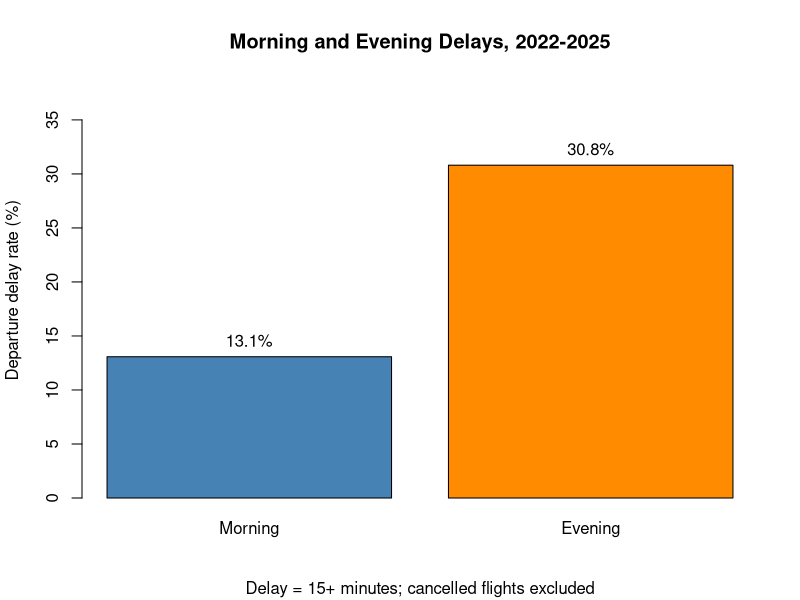
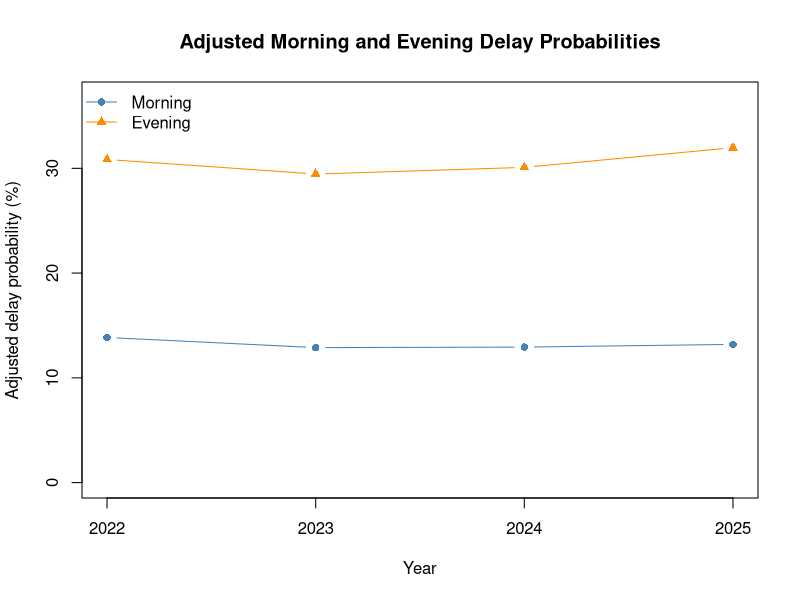
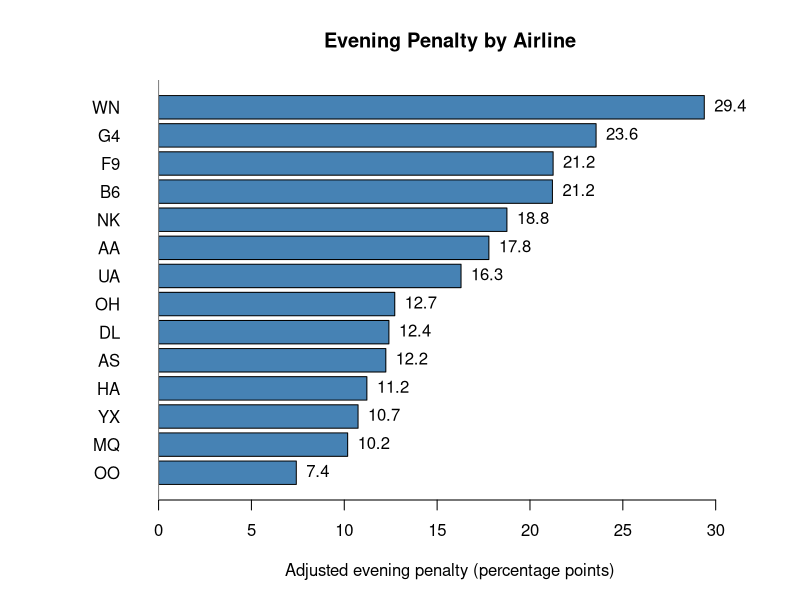
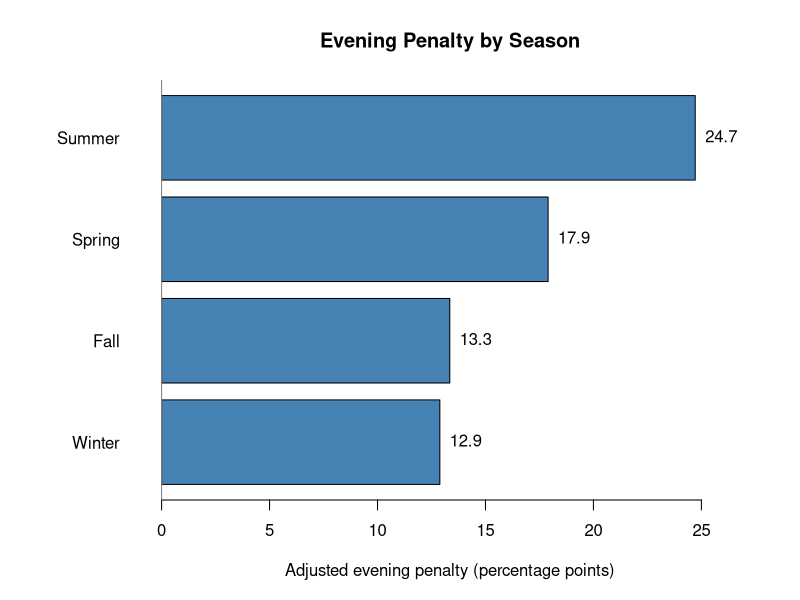
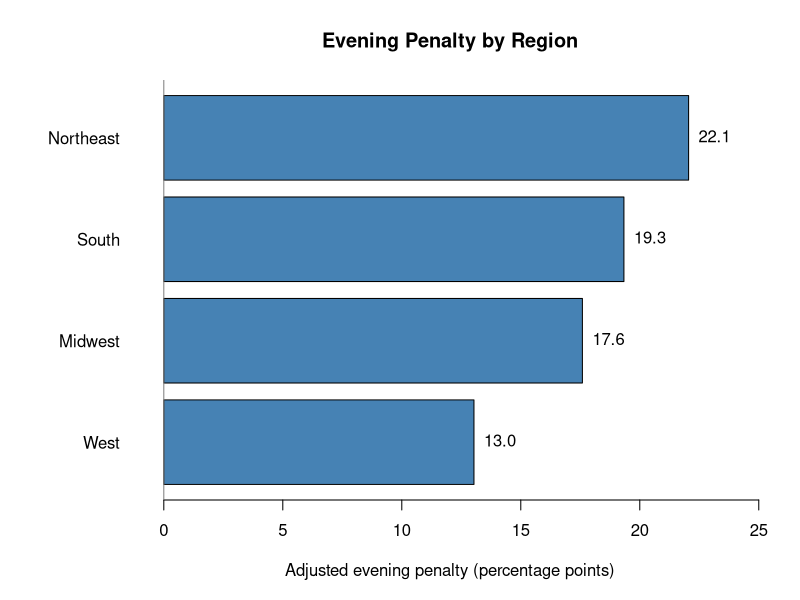

Write R code to recreate these figures, in order.
flights <- read.csv("summary-2022-2025.csv")
out <- "judy_statistical_analysis/results"
dir.create(out, recursive = TRUE, showWarnings = FALSE)

keys <- c("Year", "Airline", "Season", "Region", "TimeOfDay")
required <- c(keys, "TotalFlights", "DelayedFlights", "DelayRate")
stopifnot(all(required %in% names(flights)), nrow(flights) > 0)
stopifnot(!anyNA(flights[required]), !anyDuplicated(flights[keys]))
stopifnot(all(flights$TotalFlights > 0))
stopifnot(all(flights$TotalFlights == floor(flights$TotalFlights)))
stopifnot(all(flights$DelayedFlights == floor(flights$DelayedFlights)))
stopifnot(all(flights$DelayedFlights >= 0))
stopifnot(all(flights$DelayedFlights <= flights$TotalFlights))
stopifnot(all(flights$TimeOfDay %in% c("Morning", "Evening")))
stopifnot(max(abs(flights$DelayRate - flights$DelayedFlights / flights$TotalFlights)) < 1e-10)

flights$TimeOfDay <- factor(flights$TimeOfDay, levels = c("Morning", "Evening"))
flights$Airline <- factor(flights$Airline)
flights$Season <- factor(flights$Season, levels = c("Spring", "Summer", "Fall", "Winter"))
flights$Region <- factor(flights$Region, levels = c("Midwest", "Northeast", "South", "West"))
flights$Year <- factor(flights$Year)
stopifnot(!anyNA(flights[keys]))
flights$NotDelayedFlights <- flights$TotalFlights - flights$DelayedFlights

overall <- aggregate(cbind(TotalFlights, DelayedFlights) ~ TimeOfDay, flights, sum)
overall <- overall[match(c("Morning", "Evening"), overall$TimeOfDay), ]
overall$DelayRate <- overall$DelayedFlights / overall$TotalFlights
overall$DelayPercent <- 100 * overall$DelayRate
write.csv(overall, file.path(out, "overall_delay_rates.csv"), row.names = FALSE)

cat("Groups:", nrow(flights), "\nIncluded flights:", sum(flights$TotalFlights), "\n")
print(overall, row.names = FALSE)
cat("Overall evening penalty:", diff(overall$DelayPercent), "percentage points\n")

pdf(file.path(out, "overall_delay_rates.pdf"), width = 7, height = 5)
bars <- barplot(overall$DelayPercent, names.arg = overall$TimeOfDay,
                col = c("steelblue", "darkorange"), ylim = c(0, max(overall$DelayPercent) * 1.25),
                ylab = "Departure delay rate (%)", main = "Morning and Evening Delays, 2022-2025",
                sub = "Delay = 15+ minutes; cancelled flights excluded")
text(bars, overall$DelayPercent, labels = sprintf("%.1f%%", overall$DelayPercent), pos = 3)
dev.off()

model_main <- glm(
  cbind(DelayedFlights, NotDelayedFlights) ~ TimeOfDay + Airline + Season + Region + Year,
  family = binomial, data = flights
)
model_main_quasi <- update(model_main, family = quasibinomial)
model_interaction <- update(model_main_quasi, . ~ . + TimeOfDay:(Airline + Season + Region))
model_year <- update(model_interaction, . ~ . + TimeOfDay:Year)

comparison <- anova(model_main_quasi, model_interaction, test = "F")
interaction_tests <- drop1(model_interaction, test = "F")
year_test <- anova(model_interaction, model_year, test = "F")
final_tests <- drop1(model_year, test = "F")

models <- list(main_model = model_main, interaction_model = model_interaction,
               year_interaction = model_year, final_model = model_year)

for (name in names(models)) {
  capture.output(summary(models[[name]]), file = file.path(out, paste0(name, "_summary.txt")))
}

for (name in c("main_model", "final_model")) {
  table <- as.data.frame(coef(summary(models[[name]])))
  table$Term <- rownames(table)
  table$OddsRatio <- exp(table$Estimate)
  write.csv(table, file.path(out, paste0(name, "_coefficients.csv")), row.names = FALSE)
}

write.csv(as.data.frame(interaction_tests), file.path(out, "interaction_tests.csv"))
write.csv(as.data.frame(year_test), file.path(out, "year_interaction_test.csv"), row.names = FALSE)
write.csv(as.data.frame(final_tests), file.path(out, "final_model_tests.csv"))
capture.output(summary(model_interaction), comparison, interaction_tests,
               file = file.path(out, "interaction_model_summary.txt"))
capture.output(summary(model_year), year_test,
               file = file.path(out, "year_interaction_summary.txt"))

dispersion <- sum(residuals(model_year, type = "pearson")^2) / df.residual(model_year)
diagnostics <- data.frame(
  Groups = nobs(model_year), Converged = model_year$converged,
  AliasedCoefficients = sum(is.na(coef(model_year))), PearsonDispersion = dispersion
)
stopifnot(model_year$converged, !anyNA(coef(model_year)))
write.csv(diagnostics, file.path(out, "final_model_diagnostics.csv"), row.names = FALSE)
capture.output(summary(model_year), diagnostics, final_tests,
               file = file.path(out, "final_model_summary.txt"))

coverage <- with(flights, table(Airline, Year))
common_airlines <- rownames(coverage)[rowSums(coverage > 0) == ncol(coverage)]
flights_common <- droplevels(flights[flights$Airline %in% common_airlines, ])

model_common <- update(model_year, data = flights_common)
model_common_no_year <- update(model_common, . ~ . - TimeOfDay:Year)
common_year_test <- anova(model_common_no_year, model_common, test = "F")
stopifnot(model_common$converged, !anyNA(coef(model_common)))

adjusted_rates <- function(model, variable, values) {
  result <- data.frame(Group = as.character(values), MorningPercent = NA_real_,
                       EveningPercent = NA_real_, EveningPenaltyPP = NA_real_)
  for (i in seq_along(values)) {
    for (time in c("Morning", "Evening")) {
      newdata <- flights_common
      newdata[[variable]] <- factor(rep(values[i], nrow(newdata)),
                                    levels = levels(flights[[variable]]))
      newdata$TimeOfDay <- factor(rep(time, nrow(newdata)), levels = c("Morning", "Evening"))
      probability <- predict(model, newdata, type = "response")
      result[i, paste0(time, "Percent")] <- 100 * weighted.mean(probability, newdata$TotalFlights)
    }
  }
  result$EveningPenaltyPP <- result$EveningPercent - result$MorningPercent
  result
}

penalties <- adjusted_rates(model_year, "Year", levels(flights$Year))
names(penalties)[1] <- "Year"
penalties_common <- adjusted_rates(model_common, "Year", levels(flights$Year))
names(penalties_common)[1] <- "Year"

adjusted <- data.frame(
  Year = rep(penalties$Year, 2),
  TimeOfDay = rep(c("Morning", "Evening"), each = nrow(penalties)),
  AdjustedDelayPercent = c(penalties$MorningPercent, penalties$EveningPercent)
)

write.csv(adjusted, file.path(out, "adjusted_probabilities_by_year.csv"), row.names = FALSE)
write.csv(penalties, file.path(out, "adjusted_evening_penalty_by_year.csv"), row.names = FALSE)
write.csv(penalties_common, file.path(out, "common_airline_year_comparison.csv"), row.names = FALSE)
capture.output(summary(model_common), common_year_test, penalties_common,
               file = file.path(out, "common_airline_model_summary.txt"))

pdf(file.path(out, "adjusted_probabilities_by_year.pdf"), width = 7, height = 5)
years <- as.numeric(penalties$Year)
plot(years, penalties$MorningPercent, type = "b", pch = 16, col = "steelblue",
     ylim = c(0, max(penalties$EveningPercent, penalties$MorningPercent) * 1.15),
     xaxt = "n", xlab = "Year", ylab = "Adjusted delay probability (%)",
     main = "Adjusted Morning and Evening Delay Probabilities")
axis(1, at = years, labels = penalties$Year)
lines(years, penalties$EveningPercent, type = "b", pch = 17, col = "darkorange")
legend("topleft", c("Morning", "Evening"), col = c("steelblue", "darkorange"),
       pch = c(16, 17), lty = 1, bty = "n")
dev.off()

comparisons <- list(
  Airline = adjusted_rates(model_year, "Airline", common_airlines),
  Season = adjusted_rates(model_year, "Season", levels(flights$Season)),
  Region = adjusted_rates(model_year, "Region", levels(flights$Region))
)

for (variable in names(comparisons)) {
  result <- comparisons[[variable]]
  write.csv(result, file.path(out, paste0("adjusted_", tolower(variable), "_comparison.csv")),
            row.names = FALSE)
  display <- result[order(result$EveningPenaltyPP), ]
  pdf(file.path(out, paste0("adjusted_", tolower(variable), "_penalty.pdf")),
      width = 8, height = if (variable == "Airline") 7 else 5)
  par(mar = c(5, 7, 4, 2))
  bars <- barplot(display$EveningPenaltyPP, names.arg = display$Group, horiz = TRUE,
                  las = 1, col = "steelblue", xlim = range(c(0, display$EveningPenaltyPP)) + c(-1, 3),
                  xlab = "Adjusted evening penalty (percentage points)",
                  main = paste("Evening Penalty by", variable))
  text(display$EveningPenaltyPP, bars, labels = sprintf("%.1f", display$EveningPenaltyPP), pos = 4)
  abline(v = 0, col = "gray50")
  dev.off()
  cat("\nAdjusted comparison:", variable, "\n")
  print(result, row.names = FALSE, digits = 4)
}

cat("\nAdjusted annual comparison:\n")
print(penalties, row.names = FALSE, digits = 4)
cat("\nCommon-airline annual comparison:\n")
print(penalties_common, row.names = FALSE, digits = 4)
print(common_year_test)
cat("\nFinal model diagnostics:\n")
print(diagnostics, row.names = FALSE)
print(final_tests)
